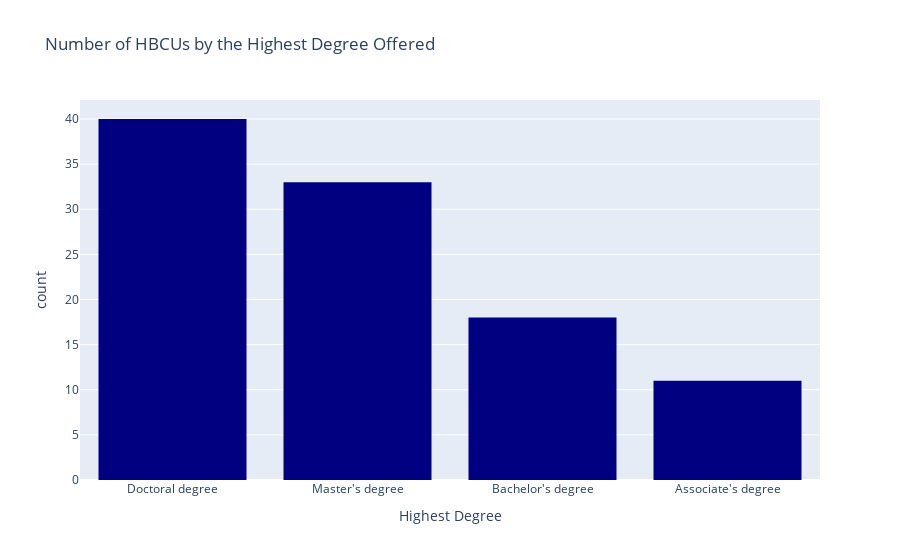

The code cell stored with this chart in its notebook:
### Code cell
#bar plot for number of schools by highest degree offered

fig = px.histogram(df, x=df['Highest Degree'],
                   title='Number of HBCUs by the Highest Degree Offered',
                   color_discrete_sequence=['navy'])
fig.show()

### Figure 1 — Plotly figure (JSON) as saved in the notebook; plotly's stock layout.template omitted (floating-point values rounded to 4 significant figures)
{"data": [{"alignmentgroup": "True", "bingroup": "x", "hovertemplate": "Highest Degree=%{x}<br>count=%{y}<extra></extra>", "legendgroup": "", "marker": {"color": "navy", "pattern": {"shape": ""}}, "name": "", "offsetgroup": "", "orientation": "v", "showlegend": false, "type": "histogram", "x": ["Doctoral degree", "Doctoral degree", "Master's degree", "Doctoral degree", "Doctoral degree", "Bachelor's degree", "Bachelor's degree", "Master's degree", "Bachelor's degree", "Master's degree", "Associate's degree", "Master's degree", "Doctoral degree", "Master's degree", "Bachelor's degree", "Master's degree", "Doctoral degree", "Bachelor's degree", "Associate's degree", "Doctoral degree", "Doctoral degree", "Associate's degree", "Master's degree", "Master's degree", "Master's degree", "Doctoral degree", "Master's degree", "Doctoral degree", "Master's degree", "Master's degree", "Associate's degree", "Doctoral degree", "Associate's degree", "Doctoral degree", "Bachelor's degree", "Doctoral degree", "Master's degree", "Doctoral degree", "Associate's degree", "Doctoral degree", "Master's degree", "Master's degree", "Doctoral degree", "Bachelor's degree", "Doctoral degree", "Associate's degree", "Bachelor's degree", "Master's degree", "Master's degree", "Master's degree", "Doctoral degree", "Bachelor's degree", "Master's degree", "Bachelor's degree", "Doctoral degree", "Doctoral degree", "Bachelor's degree", "Doctoral degree", "Doctoral degree", "Doctoral degree", "Master's degree", "Bachelor's degree", "Master's degree", "Master's degree", "Doctoral degree", "Bachelor's degree", "Master's degree", "Master's degree", "Master's degree", "Master's degree", "Associate's degree", "Associate's degree", "Master's degree", "Doctoral degree", "Doctoral degree", "Master's degree", "Associate's degree", "Doctoral degree", "Bachelor's degree", "Bachelor's degree", "Associate's degree", "Bachelor's degree", "Master's degree", "Doctoral degree", "Bachelor's degree", "Doctoral degree", "Master's degree", "Doctoral degree", "Doctoral degree", "Doctoral degree", "Doctoral degree", "Doctoral degree", "Doctoral degree", "Doctoral degree", "Doctoral degree", "Doctoral degree", "Master's degree", "Master's degree", "Master's degree", "Bachelor's degree", "Doctoral degree", "Doctoral degree"], "xaxis": "x", "yaxis": "y"}], "layout": {"barmode": "relative", "legend": {"tracegroupgap": 0}, "title": {"text": "Number of HBCUs by the Highest Degree Offered"}, "xaxis": {"anchor": "y", "domain": [0, 1], "title": {"text": "Highest Degree"}}, "yaxis": {"anchor": "x", "domain": [0, 1], "title": {"text": "count"}}}}
